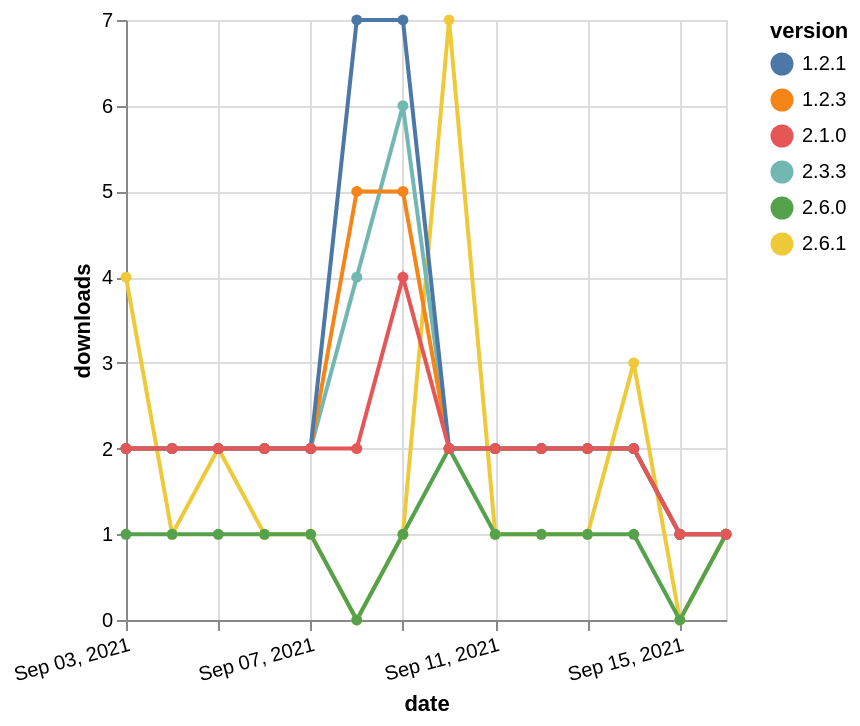

Express this chart as Vega-Lite.
### Vega-Lite specification from a JSON file in a GitHub repository (floating-point values rounded to 4 significant figures)
{"$schema": "https://vega.github.io/schema/vega-lite/v5.json", "description": "A simple bar chart with embedded data.", "data": {"values": [{"date": "2021-09-03", "total": 332, "delta": 4, "version": "2.6.1"}, {"date": "2021-09-04", "total": 333, "delta": 1, "version": "2.6.1"}, {"date": "2021-09-05", "total": 335, "delta": 2, "version": "2.6.1"}, {"date": "2021-09-06", "total": 336, "delta": 1, "version": "2.6.1"}, {"date": "2021-09-07", "total": 337, "delta": 1, "version": "2.6.1"}, {"date": "2021-09-08", "total": 337, "delta": 0, "version": "2.6.1"}, {"date": "2021-09-09", "total": 338, "delta": 1, "version": "2.6.1"}, {"date": "2021-09-10", "total": 345, "delta": 7, "version": "2.6.1"}, {"date": "2021-09-11", "total": 346, "delta": 1, "version": "2.6.1"}, {"date": "2021-09-12", "total": 347, "delta": 1, "version": "2.6.1"}, {"date": "2021-09-13", "total": 348, "delta": 1, "version": "2.6.1"}, {"date": "2021-09-14", "total": 351, "delta": 3, "version": "2.6.1"}, {"date": "2021-09-15", "total": 351, "delta": 0, "version": "2.6.1"}, {"date": "2021-09-16", "total": 352, "delta": 1, "version": "2.6.1"}, {"date": "2021-09-03", "total": 192, "delta": 1, "version": "2.6.0"}, {"date": "2021-09-04", "total": 193, "delta": 1, "version": "2.6.0"}, {"date": "2021-09-05", "total": 194, "delta": 1, "version": "2.6.0"}, {"date": "2021-09-06", "total": 195, "delta": 1, "version": "2.6.0"}, {"date": "2021-09-07", "total": 196, "delta": 1, "version": "2.6.0"}, {"date": "2021-09-08", "total": 196, "delta": 0, "version": "2.6.0"}, {"date": "2021-09-09", "total": 197, "delta": 1, "version": "2.6.0"}, {"date": "2021-09-10", "total": 199, "delta": 2, "version": "2.6.0"}, {"date": "2021-09-11", "total": 200, "delta": 1, "version": "2.6.0"}, {"date": "2021-09-12", "total": 201, "delta": 1, "version": "2.6.0"}, {"date": "2021-09-13", "total": 202, "delta": 1, "version": "2.6.0"}, {"date": "2021-09-14", "total": 203, "delta": 1, "version": "2.6.0"}, {"date": "2021-09-15", "total": 203, "delta": 0, "version": "2.6.0"}, {"date": "2021-09-16", "total": 204, "delta": 1, "version": "2.6.0"}, {"date": "2021-09-03", "total": 2615, "delta": 2, "version": "2.3.3"}, {"date": "2021-09-04", "total": 2617, "delta": 2, "version": "2.3.3"}, {"date": "2021-09-05", "total": 2619, "delta": 2, "version": "2.3.3"}, {"date": "2021-09-06", "total": 2621, "delta": 2, "version": "2.3.3"}, {"date": "2021-09-07", "total": 2623, "delta": 2, "version": "2.3.3"}, {"date": "2021-09-08", "total": 2627, "delta": 4, "version": "2.3.3"}, {"date": "2021-09-09", "total": 2633, "delta": 6, "version": "2.3.3"}, {"date": "2021-09-10", "total": 2635, "delta": 2, "version": "2.3.3"}, {"date": "2021-09-11", "total": 2637, "delta": 2, "version": "2.3.3"}, {"date": "2021-09-12", "total": 2639, "delta": 2, "version": "2.3.3"}, {"date": "2021-09-13", "total": 2641, "delta": 2, "version": "2.3.3"}, {"date": "2021-09-14", "total": 2643, "delta": 2, "version": "2.3.3"}, {"date": "2021-09-15", "total": 2644, "delta": 1, "version": "2.3.3"}, {"date": "2021-09-16", "total": 2645, "delta": 1, "version": "2.3.3"}, {"date": "2021-09-03", "total": 3444, "delta": 2, "version": "1.2.3"}, {"date": "2021-09-04", "total": 3446, "delta": 2, "version": "1.2.3"}, {"date": "2021-09-05", "total": 3448, "delta": 2, "version": "1.2.3"}, {"date": "2021-09-06", "total": 3450, "delta": 2, "version": "1.2.3"}, {"date": "2021-09-07", "total": 3452, "delta": 2, "version": "1.2.3"}, {"date": "2021-09-08", "total": 3457, "delta": 5, "version": "1.2.3"}, {"date": "2021-09-09", "total": 3462, "delta": 5, "version": "1.2.3"}, {"date": "2021-09-10", "total": 3464, "delta": 2, "version": "1.2.3"}, {"date": "2021-09-11", "total": 3466, "delta": 2, "version": "1.2.3"}, {"date": "2021-09-12", "total": 3468, "delta": 2, "version": "1.2.3"}, {"date": "2021-09-13", "total": 3470, "delta": 2, "version": "1.2.3"}, {"date": "2021-09-14", "total": 3472, "delta": 2, "version": "1.2.3"}, {"date": "2021-09-15", "total": 3473, "delta": 1, "version": "1.2.3"}, {"date": "2021-09-16", "total": 3474, "delta": 1, "version": "1.2.3"}, {"date": "2021-09-03", "total": 3887, "delta": 2, "version": "1.2.1"}, {"date": "2021-09-04", "total": 3889, "delta": 2, "version": "1.2.1"}, {"date": "2021-09-05", "total": 3891, "delta": 2, "version": "1.2.1"}, {"date": "2021-09-06", "total": 3893, "delta": 2, "version": "1.2.1"}, {"date": "2021-09-07", "total": 3895, "delta": 2, "version": "1.2.1"}, {"date": "2021-09-08", "total": 3902, "delta": 7, "version": "1.2.1"}, {"date": "2021-09-09", "total": 3909, "delta": 7, "version": "1.2.1"}, {"date": "2021-09-10", "total": 3911, "delta": 2, "version": "1.2.1"}, {"date": "2021-09-11", "total": 3913, "delta": 2, "version": "1.2.1"}, {"date": "2021-09-12", "total": 3915, "delta": 2, "version": "1.2.1"}, {"date": "2021-09-13", "total": 3917, "delta": 2, "version": "1.2.1"}, {"date": "2021-09-14", "total": 3919, "delta": 2, "version": "1.2.1"}, {"date": "2021-09-15", "total": 3920, "delta": 1, "version": "1.2.1"}, {"date": "2021-09-16", "total": 3921, "delta": 1, "version": "1.2.1"}, {"date": "2021-09-03", "total": 2526, "delta": 2, "version": "2.1.0"}, {"date": "2021-09-04", "total": 2528, "delta": 2, "version": "2.1.0"}, {"date": "2021-09-05", "total": 2530, "delta": 2, "version": "2.1.0"}, {"date": "2021-09-06", "total": 2532, "delta": 2, "version": "2.1.0"}, {"date": "2021-09-07", "total": 2534, "delta": 2, "version": "2.1.0"}, {"date": "2021-09-08", "total": 2536, "delta": 2, "version": "2.1.0"}, {"date": "2021-09-09", "total": 2540, "delta": 4, "version": "2.1.0"}, {"date": "2021-09-10", "total": 2542, "delta": 2, "version": "2.1.0"}, {"date": "2021-09-11", "total": 2544, "delta": 2, "version": "2.1.0"}, {"date": "2021-09-12", "total": 2546, "delta": 2, "version": "2.1.0"}, {"date": "2021-09-13", "total": 2548, "delta": 2, "version": "2.1.0"}, {"date": "2021-09-14", "total": 2550, "delta": 2, "version": "2.1.0"}, {"date": "2021-09-15", "total": 2551, "delta": 1, "version": "2.1.0"}, {"date": "2021-09-16", "total": 2552, "delta": 1, "version": "2.1.0"}]}, "width": "container", "mark": {"type": "line", "point": {"filled": true}}, "encoding": {"x": {"field": "date", "type": "temporal", "timeUnit": "yearmonthdate", "title": "date", "axis": {"labelAngle": -15}}, "y": {"field": "delta", "type": "quantitative", "title": "downloads"}, "color": {"field": "version", "type": "nominal"}, "tooltip": {"field": "delta"}}}
